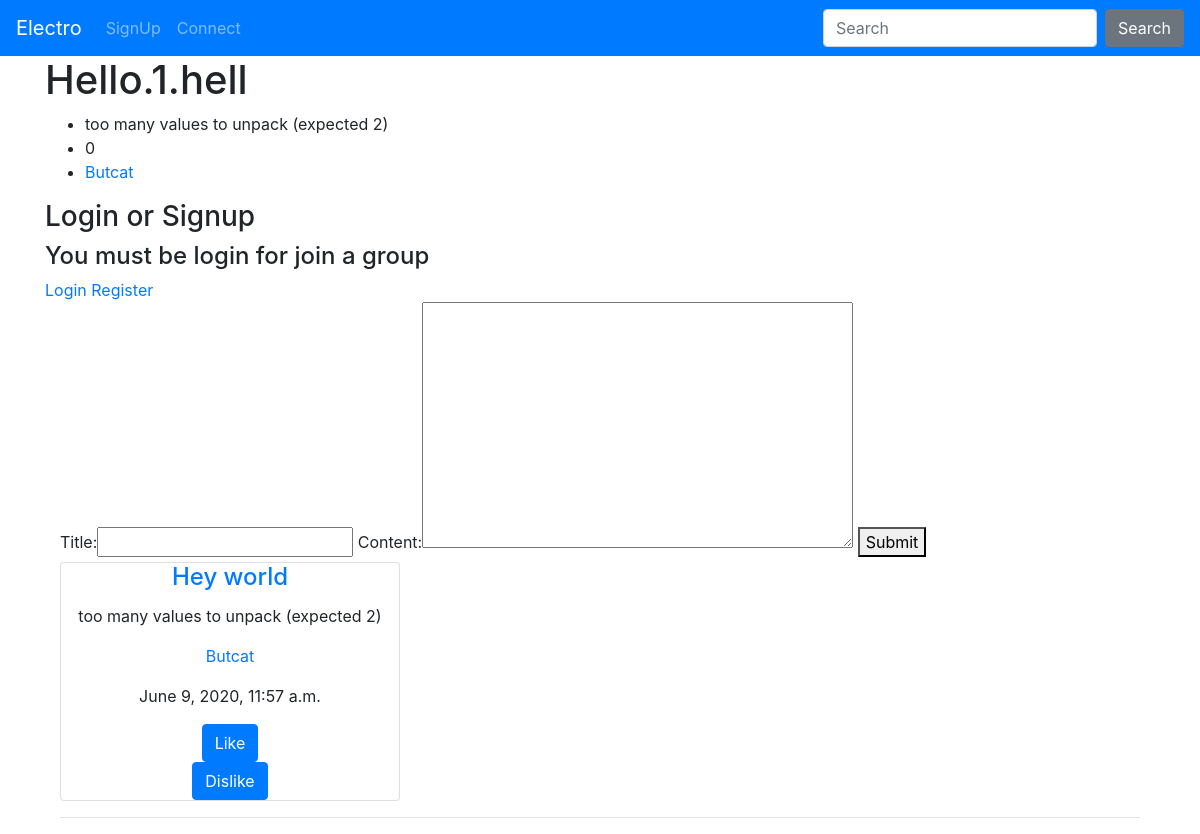
/groups/detail/1, run on an earlier commit of the app's database.
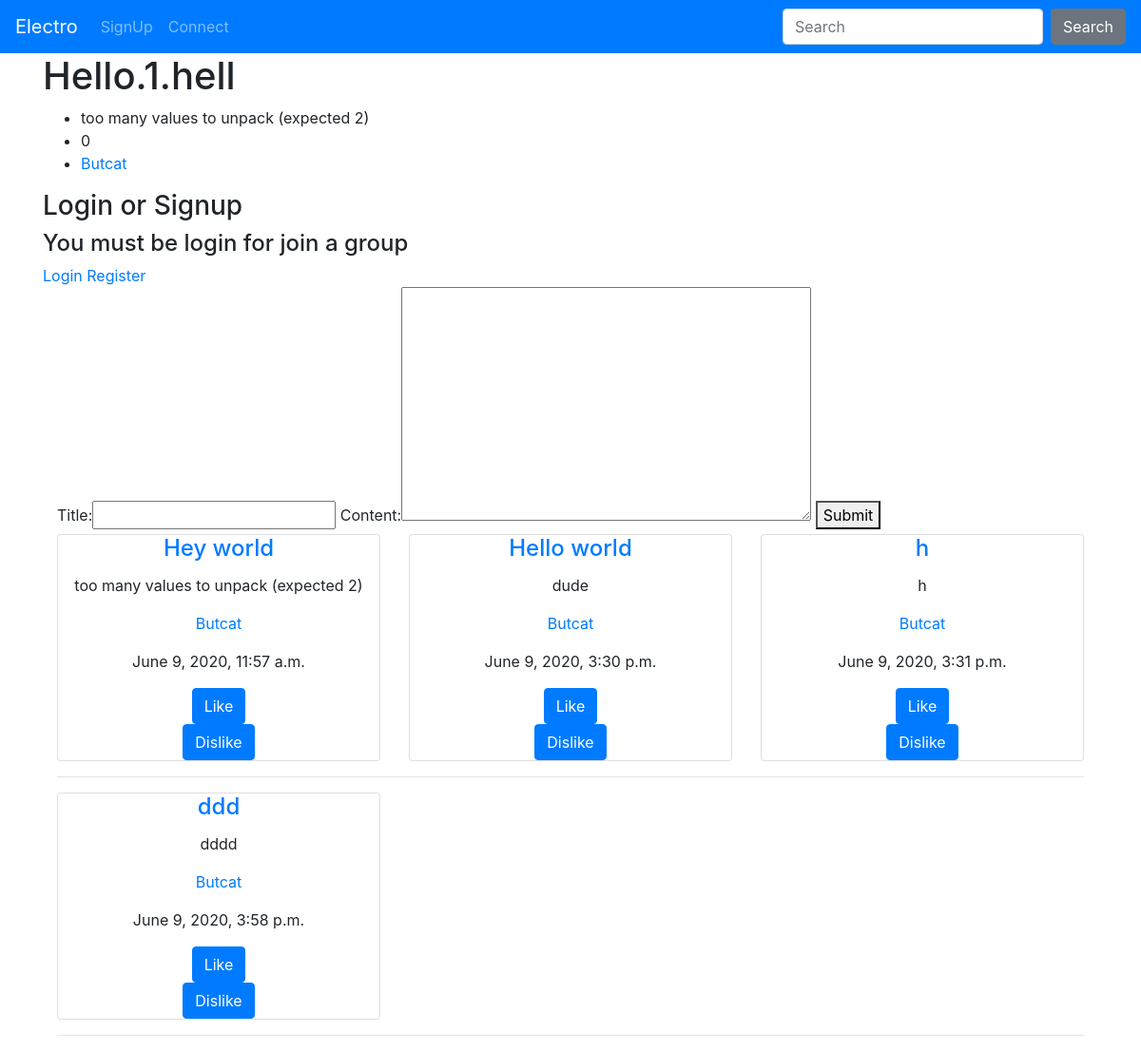
And on a later commit of the database.
### groups/models.py (models this page shows, shortened)
class Group(models.Model):
    title = models.CharField(max_length=30)
    description = models.TextField()
    members = models.ManyToManyField(User, blank=True, through='Member')
    owner = models.ForeignKey(settings.AUTH_USER_MODEL,
    on_delete=models.CASCADE, blank=True, null=True, related_name='owner')

### posts/models.py (models this page shows, shortened)
class Post(models.Model):
    title = models.CharField(max_length=40)
    content = models.TextField()
    date_post = models.DateTimeField('date published',auto_now_add=True)
    user = models.ForeignKey(settings.AUTH_USER_MODEL,
    on_delete=models.CASCADE)
    like = models.ManyToManyField(User, related_name='likes',
    blank=True)
    group = models.ForeignKey(Group, on_delete=models.CASCADE,
    blank=True, null=True)
    class Meta:
        ordering = ['date_post']

### groups/views.py (the view, shortened to what this page needs)
# urls.py: path('detail/<int:pk>', views.MixinDetailAndFormView.as_view(), name='detail'),
class MixinDetailAndFormView(View):
    def get(self, request, *args, **kwargs):
        view = GroupDetailView.as_view()
        return view(request, *args, **kwargs)

### groups/forms.py
class PostForm(ModelForm):
    class Meta:
        model = Post
        fields = ['title', 'content']
        widgets= {
        'title': forms.TextInput(attrs={'class': 'textinputclass'}),
        'content': forms.Textarea(attrs={'class': 'editable medium-editor-textarea postcontent'}),
        }

### groups/views.py (called while the page is built)
    def get_context_data(self, **kwargs):
        context = super(GroupDetailView, self).get_context_data(**kwargs)
        context['form'] = PostForm()
        context['postgroup'] = Post.objects.filter(group=self.kwargs['pk'])
        return context

### groups/templates/group/detail_group.html (shortened to what this page needs)
{% extends 'base.html' %}
{% block page_content %}
<div class="container">
  <h1>{{ group.title }}</h1>
  <ul>
    <li>{{ group.description }}</li>
    <li>{{ group.members.count }}</li>
    <li><a href="{% url 'groups:redirect' group.owner.pk %}">{{ group.owner }}</a></li>
  </ul>
</div>
{% if user.is_authenticated %}
<div class="container-fluid">
  <a class="btn btn-primary" href="{% url 'groups:join' pk=group.pk %}">Join</a>
</div>
<div class="container-fluid">
  <a class="btn btn-primary" href="{% url 'groups:leave' pk=group.pk %}">Leave</a>
</div>
{% else %}
<div class="container">
  <h3> Login or Signup</h3>
  <h4>You must be login for join a group</h4>
  <a href="{% url 'electro:login'  %}">Login</a>
  <a href="{% url 'electro:signup'  %}">Register</a>
{% endif %}
<div class="container" id="padding">
 <form method="POST" action="{% url 'groups:detail' group.pk %}">
    {{ form }}
    <button type="submit" name="" value="">Submit</button>
  </form>
</div>
<div class="container" id="padding">
            {%  for post in postgroup %}
                {% if forloop.counter0|divisibleby:3 %} <div class="row text-center"> {%  endif %}
                  <div class="col-md-4">
                      <div class="card">
                          <div class="card-content">
                              <h4 class="card-title"><a href="{% url 'posts:detail' post.pk %}">{{ post.title }}</a></h4>
                               <p class="card-text">{{ post.content }}</p>
                               <p><a href="{% url 'groups:redirect' post.user.pk %}">{{ post.user }}</a></p>
                               <p>{{ post.date_post }}</p>
                               <form action="{% url 'posts:like' post.pk %}" method="POST">
                        		    <button type="submit" name="post_id" value="{{ post.id }}" class="btn btn-primary">
                        			    Like
                        		    </button>
                         	     </form>
                               <form action="{% url 'posts:dislike' post.pk %}" method="POST">
                       		    <button type="submit" name="post_id" value="{{ post.id }}" class="btn btn-primary">
                       			    Dislike
                       		    </button>
                        	    </form>
                          </div>
                      </div>
                  </div>
            {%  if forloop.counter|divisibleby:3 or forloop.last %}</div><hr>{%  endif %}
            {%  endfor %}
         </div>
{% endblock %}

### electro_project/templates/base.html (shortened to what this page needs)
<!DOCTYPE html>
{% load static %}
<html lang="en" dir="ltr">
  <head>
     <link rel="stylesheet" type="text/css" href="{% static 'css/style_electro.css' %}">
    <link rel="stylesheet" href="https://stackpath.bootstrapcdn.com/bootstrap/4.4.1/css/bootstrap.min.css">
  </head>
  <body>
    <nav class="navbar navbar-expand-lg navbar-dark bg-primary">
      <a class="navbar-brand" href="{% url 'index' %}">Electro</a>
     <div class="collapse navbar-collapse" id="navbarColor01">
        <ul class="navbar-nav mr-auto">
      {% if not user.is_authenticated %}
      <li class="nav-item">
        <a class="nav-link" href="{% url 'electro:signup' %}">SignUp</a>
      </li>
      <li class="nav-item">
        <a class="nav-link" href="{% url 'electro:login' %}">Connect</a>
      </li>
      {% endif %}
    </ul>
    <form class="form-inline my-2 my-lg-0" method="GET">
      <input class="form-control mr-sm-2" type="text" placeholder="Search" name="user" id="user">
      <button class="btn btn-secondary my-2 my-sm-0" type="submit">Search</button>
    </form>
  </div>
</nav>
    {% block page_content %}
    {% endblock %}
  </body>
</html>

### electro_social/static/css/style_electro.css (style rules this page uses)
body { height: 100%; width: 100%; }

What changed in the data, as far as the page shows it:
added Post: title "Hello world", content "dude", user "Butcat", date_post "June 9, 2020, 3:30 p.m.", {{ post.id }} 5 (drawn)
added Post: title "h", content "h", user "Butcat", date_post "June 9, 2020, 3:31 p.m.", {{ post.id }} 7 (drawn)
added Post: title "ddd", content "dddd", user "Butcat", date_post "June 9, 2020, 3:58 p.m.", {{ post.id }} 14 (drawn)
